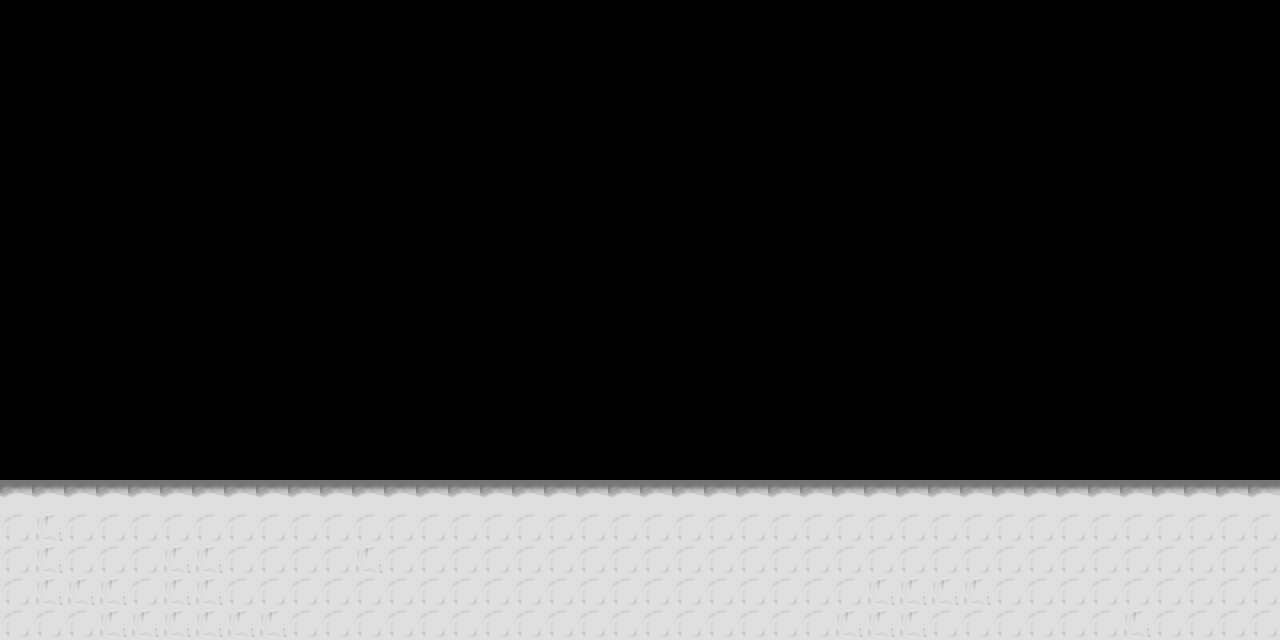

The image is a tile-based game level rendered from a .tmx file. Its description and source (layers, tilesets, objects; grid data summarised) follow:
An orthogonal 40x20 tile map with 32x32 px tiles, 1 tile layer (Tile Layer 1), 3 tilesets and 1 object (ground).

<map version="1.0" orientation="orthogonal" renderorder="right-down" width="40" height="20" tilewidth="32" tileheight="32">
 <tileset firstgid="1" name="tile_01" tilewidth="32" tileheight="32">
  <image source="tile_01.png" width="32" height="32" />
 </tileset>
 <tileset firstgid="2" name="tile_02" tilewidth="32" tileheight="32">
  <image source="tile_02.png" width="32" height="32" />
 </tileset>
 <tileset firstgid="3" name="tile_03" tilewidth="32" tileheight="32">
  <image source="tile_03.png" width="32" height="32" />
 </tileset>
 <layer name="Tile Layer 1" width="40" height="20">
  <data>[800 cells, 200 non-empty, 3 distinct tile ids]</data>
 </layer>
 <objectgroup name="physics">
  <object name="ground" x="8" y="488">
   <polygon points="0,0 624,-22 1260,-4 1267,39 9,31" />
  </object>
 </objectgroup>
</map>
